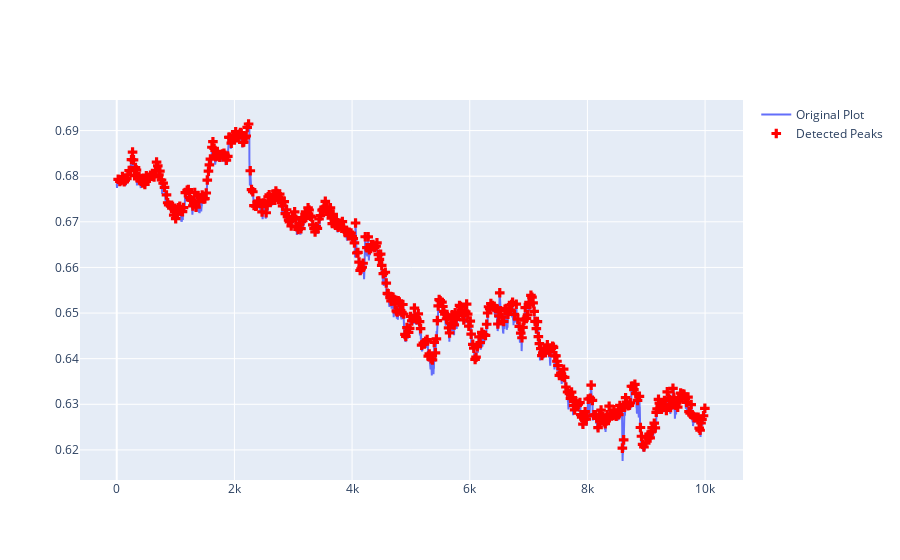

The notebook cell saved with this chart:
### Code cell
time_series = df['Close']
indices = find_peaks(time_series,distance = 15)[0]

fig = go.Figure()
fig.add_trace(go.Scatter(
    y=time_series,
    mode='lines',
    name='Original Plot'
))

fig.add_trace(go.Scatter(
    x=indices,
    y=[time_series[j] for j in indices],
    mode='markers',
    marker=dict(
        size=8,
        color='red',
        symbol='cross'
    ),
    name='Detected Peaks'
))

fig.show()

### Figure 1 — Plotly figure (JSON) as saved in the notebook; plotly's stock layout.template omitted (floating-point values rounded to 4 significant figures; data arrays with more than 128 entries replaced by an {"elided": "..."} marker saying what was removed)
{"data": [{"mode": "lines", "name": "Original Plot", "type": "scatter", "y": {"elided": "10000 float values"}}, {"marker": {"color": "red", "size": 8, "symbol": "cross"}, "mode": "markers", "name": "Detected Peaks", "type": "scatter", "x": {"elided": "493 int values"}, "y": {"elided": "493 float values"}}], "layout": {}}
